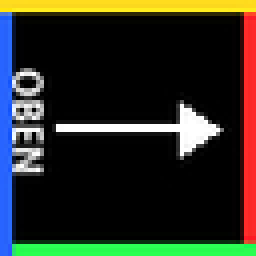
#> input picture assets/test_patterns/01_orientation.device.jpg, 64 x 64 px (shown 4 times larger)
$ python -i test.py   (imports and definitions only)
#> lines starting #> are read from the running program, lines starting #| are printed output that depends on the picture
"""Interaktiver Funktionstest fuer den SOOMFON Stream Controller SE.

Getestet wird das Modell CN002 mit USB-ID 1500:3001. Die normale
Hersteller-Anwendung muss waehrend des Tests geschlossen sein.
"""

from __future__ import annotations

import argparse
import io
import json
import sys
import threading
import time
from dataclasses import asdict, dataclass, field
from datetime import datetime
from pathlib import Path
from typing import Any

import hid
from PIL import Image, ImageDraw, ImageFont


VENDOR_ID = 0x1500
PRODUCT_ID = 0x3001
INTERFACE_NUMBER = 0

PACKET_SIZE = 1024
REPORT_SIZE = PACKET_SIZE + 1
IMAGE_SIZE = (60, 60)
IMAGE_ROTATION = 270
CRT = b"\x00CRT\x00\x00"
ACK = b"ACK"

KEY_CODES = {
    0x01: 0,
    0x02: 1,
    0x03: 2,
    0x04: 3,
    0x05: 4,
    0x06: 5,
    0x25: 6,
    0x30: 7,
    0x31: 8,
    0x33: 9,
    0x35: 10,
    0x34: 11,
}

ENCODER_CODES = {
    0x90: (0, -1),
    0x91: (0, 1),
    0x50: (1, -1),
    0x51: (1, 1),
    0x60: (2, -1),
    0x61: (2, 1),
}

KEY_NAMES = [
    *(f"LCD-Taste {number}" for number in range(1, 7)),
    *(f"Zusatztaste {number}" for number in range(1, 4)),
    *(f"Encoder {number} druecken" for number in range(1, 4)),
]

TEST_COLORS = [
    (220, 40, 40),
    (230, 130, 25),
    (215, 190, 25),
    (35, 170, 75),
    (35, 110, 220),
    (155, 55, 205),
]


def command(tail: bytes) -> bytes:
    return (CRT + tail).ljust(REPORT_SIZE, b"\x00")


DISPLAY_INIT = command(b"DIS")
LIGHT_INIT = command(b"LIG\x00\x00\x00\x00")
STOP = command(b"STP")


def brightness_command(percent: int) -> bytes:
    value = max(0, min(100, percent))
    return command(bytes((0x4C, 0x49, 0x47, 0, 0, value)))


def clear_command(key: int = -1) -> bytes:
    wire_key = 0xFF if key < 0 else key + 1
    return command(bytes((0x43, 0x4C, 0x45, 0, 0, 0, wire_key)))


# [4 lines left out: function image_header, not called in this run]


def encode_image(image: Image.Image) -> bytes:
    prepared = (
        image.convert("RGB")
        .resize(IMAGE_SIZE, Image.Resampling.LANCZOS)
        .rotate(IMAGE_ROTATION)
    )
    buffer = io.BytesIO()
    prepared.save(buffer, format="JPEG", quality=90)
    return buffer.getvalue()


# [12 lines left out: function test_image, not called in this run]


def matching_devices() -> list[dict[str, Any]]:
    return list(hid.enumerate(VENDOR_ID, PRODUCT_ID))


# [5 lines left out: function control_interface, not called in this run]


class Deck:
    # [10 lines left out: function __init__, not called in this run]

    def __enter__(self) -> "Deck":
        return self

    def __exit__(self, *_: object) -> None:
        self.close()

    def write(self, payload: bytes) -> None:
        with self._write_lock:
            self._write_unlocked(payload)

    # [4 lines left out: function _write_unlocked, not called in this run]

    def set_brightness(self, percent: int) -> None:
        self.write(brightness_command(percent))

    # [16 lines left out: functions set_key_image, clear_all, not called in this run]

    def read(self, timeout_ms: int = 100) -> bytes:
        return bytes(self._device.read(512, timeout_ms))

    def close(self) -> None:
        self._device.close()


@dataclass
class TestResult:
    mode: str = "interactive"
    started_at: str = field(default_factory=lambda: datetime.now().astimezone().isoformat())
    device_found: bool = False
    device_opened: bool = False
    display_writes: bool = False
    display_visual: bool | None = None
    brightness_writes: bool = False
    brightness_visual: bool | None = None
    pressed: list[bool] = field(default_factory=lambda: [False] * 12)
    released: list[bool] = field(default_factory=lambda: [False] * 12)
    encoder_left: list[bool] = field(default_factory=lambda: [False] * 3)
    encoder_right: list[bool] = field(default_factory=lambda: [False] * 3)
    completed: bool = False
    error: str | None = None


# [219 lines left out: functions device_summary, ask_visible, checklist_complete, print_checklist, test_inputs, save_report and 4 more, not called in this run]


# [2 lines not run here, left out]

>>> from PIL import Image
>>> picture = Image.open('assets/test_patterns/01_orientation.device.jpg')
#> picture is the input picture: PIL image 64x64 RGB; mean R, G, B 43.3, 45.3, 34.6
>>> result = encode_image(picture)
#> in encode_image, `prepared = ( image.convert("RGB") .resize(IMAGE_SIZE, Image.Resampling..`:
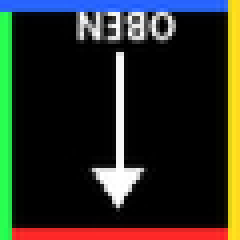
#> prepared: PIL image 60x60 RGB (shown 4 times larger); mean R, G, B 43.4, 45.4, 34.6

$ run again, on assets/test_patterns/06_grid_5px.device.jpg
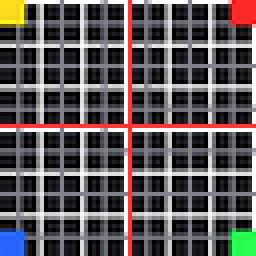
#> input picture assets/test_patterns/06_grid_5px.device.jpg, 64 x 64 px (shown 4 times larger)
#> picture is the input picture: PIL image 64x64 RGB; mean R, G, B 93.1, 86.9, 87.9
#> in encode_image, `prepared = ( image.convert("RGB") .resize(IMAGE_SIZE, Image.Resampling..`:
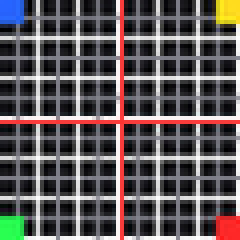
#> prepared: PIL image 60x60 RGB (shown 4 times larger); mean R, G, B 93.4, 87.1, 88

$ run again, on assets/test_patterns/anzeige_real.jpg
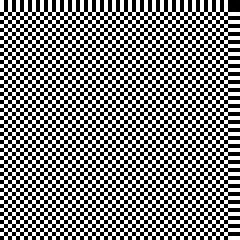
#> input picture assets/test_patterns/anzeige_real.jpg, 60 x 60 px (shown 4 times larger)
#> picture is the input picture: PIL image 60x60 RGB; min 0, max 255, mean 127.4
#> in encode_image, `prepared = ( image.convert("RGB") .resize(IMAGE_SIZE, Image.Resampling..`:
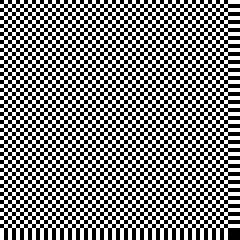
#> prepared: PIL image 60x60 RGB (shown 4 times larger); min 0, max 255, mean 127.4
